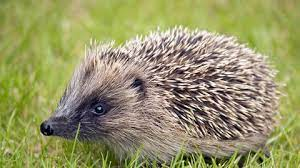
#> input picture Week_10/igel.jpg, 300 x 168 px
$ jupyter execute --allow-errors k-means_clustering.ipynb   (shell and % lines are left out)
#> lines starting #> are read from the running program, lines starting #| are printed output that depends on the picture; long printed decimals are rounded
# k-means Clustering

## Table of contents

[1.) Simple k-means clustering example](#section_1)<br>
[2.) Image segmentation](#section_2)<br>
[3.) 3D point cloud segmentation](#section_3)<br>
[4.) Finding clusters in the apartment data](#section_4)

## Libraries and settings

[cell 1]
# Install opencv-python-headless (neccessary in GitHub Codespaces)

# Libraries
import os
import cv2
import numpy as np
import pandas as pd
import matplotlib.pyplot as plt

from sklearn.cluster import KMeans
from sklearn.datasets import make_blobs
from sklearn.metrics import silhouette_score
from sklearn.preprocessing import StandardScaler

# Ignore warnings
import warnings
warnings.filterwarnings('ignore')

# Current working directory
print('\nCurrent working directory:', os.getcwd())

## 1.) Simple k-means clustering example
<a id='section_1'></a>

### Create the dataset

[cell 2]
# Create data
centers = [[2,1], [-2,2], [-2,-2], [-4,-5], [5,7]]
X, y = make_blobs(n_samples=300,
                  centers=centers,
                  cluster_std=0.8,
                  random_state=42)

# Normalization of the values
X = StandardScaler().fit_transform(X)

# Plot the data
plt.figure(figsize=(6,4))
plt.scatter(X[:,0], X[:,1], s=10, color='darkred')
plt.show()
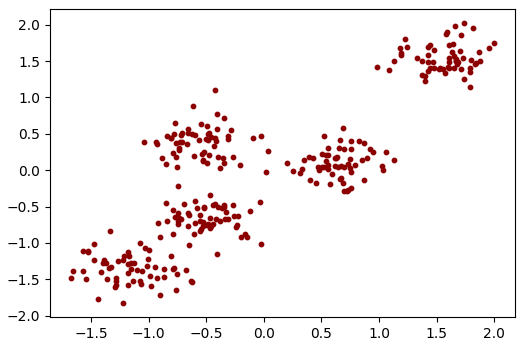
#> figure drawn by matplotlib, 1 panel

### Elbow Method showing the optimal k

[cell 3]
# Sum of squared distances of samples to their closest cluster center
distortions = []

# Range of k's
K = range(1,16,1)

# Loop to find the optimal k
for k in K:
    kmeanModel = KMeans(n_clusters=k)
    kmeanModel.fit(X)
    distortions.append(kmeanModel.inertia_)

# Elbow plot
plt.figure(figsize=(5,3))
plt.plot(K, distortions, 'bx-')
plt.xlabel('k')
plt.ylabel('Distortion')
plt.title('The Elbow Method showing the optimal k')

plt.show()
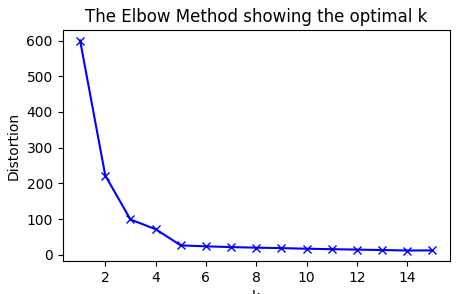
#> figure drawn by matplotlib, 1 panel; curve peaks at x = 1, y = 600

b) 3 ist the optimal value

### Perform k-means clustering

[cell 4]
# Number of clusters
k = 5

# k-means clustering
kmeans = KMeans(n_clusters=k, random_state=42).fit(X)

# Predict the values
y2 = kmeans.predict(X)

# Plot the clusters
plt.figure(figsize=(6,4))
plt.scatter(X[:, 0], X[:, 1], c=y2, s=10)
plt.show()
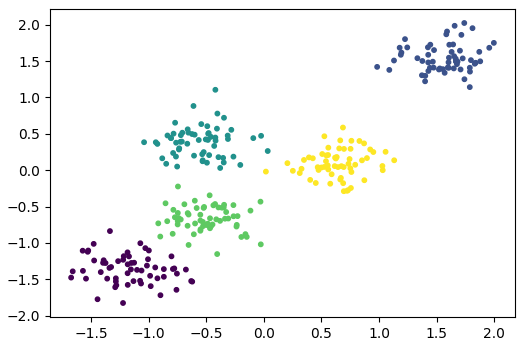
#> figure drawn by matplotlib, 1 panel

### Get and check the converged cluster centroids

[cell 5]
# Print centroids
centroids = kmeans.cluster_centers_
print('Cluster centroids:')
print(centroids, '\n')

# Check the 1st cluster's centroid 'by hand'
clust_00 = X[y2 == 0]
print('The 1st cluster\'s centroid:')
print(f'x = {sum(clust_00[:,0]/len(clust_00[:,0])):.8f}')
print(f'y = {sum(clust_00[:,1]/len(clust_00[:,1])):.8f}')

### Get the inertia or 'within-cluster sum-of-squares (WCSS)' of the k-means model

[cell 6]
print(f'Within-cluster sum-of-squares: {kmeans.inertia_:.4f}')

### Perform Silhouette Analysis
- For examples see:
- https://laid-back-scientist.com/en/k-means
- https://machinelearninggeek.com/evaluating-clustering-methods
- https://medium.com/@favourphilic/how-to-interpret-silhouette-plot-for-k-means-clustering-414e144a17fe

[cell 7]
# Import own module for Silhouette plots
from silhouette import *

# Create Silhouette plots for different k's
# Note: range(2,12,1) provides: [2, 3, 4, 5, 6, 7, 8, 9, 10, 11]
#> (the rest of this cell did not finish here and is left out)

## 2.) Image segmentation
<a id='section_2'></a>

### Read the image

[cell 8]
# Read the image
image = cv2.imread('igel.jpg')
#> image is the input picture: shape (168, 300, 3); mean B, G, R 103.6, 150.2, 151.5

# Change the color to RGB (from BGR)
image = cv2.cvtColor(image, cv2.COLOR_BGR2RGB)

# Plot the image
plt.figure(figsize=(6,8))
plt.imshow(image)

### Reshape the image

[cell 9]
# Reshaping the image into a 2D array of pixels and RGB colors
pixel_vals = image.reshape((-1,3))

# Convert to float
pixel_vals = np.float32(pixel_vals)
pixel_vals

### Elbow method showing the optimal k

[cell 10]
# Sum of squared distances of samples to their closest cluster center
distortions = []

# Range of k's
K = range(2,10,1)

# Loop to find the optimal k
for k in K:
    kmeanModel = KMeans(n_clusters=k)
    kmeanModel.fit(pixel_vals)
    distortions.append(kmeanModel.inertia_)
#> after the loop, distortions = [160923328, 85727056, 63378368, 48039056, 38581956, 33792776, 26770584, 22454256]

# Elbow plot
plt.figure(figsize=(5,3))
plt.plot(K, distortions, 'bx-')
plt.xlabel('k')
plt.ylabel('Distortion')
plt.title('The Elbow method showing the optimal k')

plt.show()
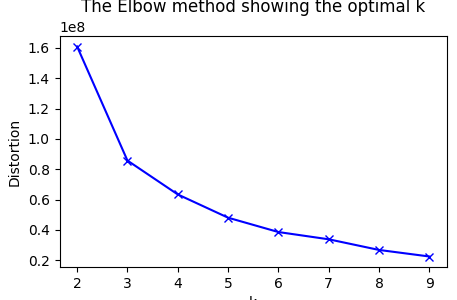
#> figure drawn by matplotlib, 1 panel

### Perform image segmentation

[cell 11]
# Number of clusters
k = 5

# Criteria for the segmentation algorithm to stop running
criteria = (cv2.TERM_CRITERIA_EPS + cv2.TERM_CRITERIA_MAX_ITER, 100, 0.85)

# Perform k-means clustering
retval, labels, centers = cv2.kmeans(pixel_vals,
                                     k,
                                     None,
                                     criteria,
                                     10,
                                     cv2.KMEANS_RANDOM_CENTERS)
#> retval = 48061327.9; centers = [[160.3, 170.3, 85.49], [122.2, 118.2, 82.12], [61.77, 55.37, 45.84], [225.6, 212.7, 199.6], [177.1, 167.1, 141]]

# Print cluster labels
print('Cluster labels:')
print(labels, '\n')
#> (printed output is left out)

# Print cluster centroids
print(f'Centroids of {k} clusters')
print(centers)
#| [[160.331  170.332   85.492 ]
#|  [122.234 118.159  82.116 ]
#|  [ 61.768  55.366  45.843 ]
#|  [225.598  212.681  199.576 ]
#|  [177.146  167.147  141.010 ]]

### Change data types and reshape the segmented data for visualization

[cell 12]
# Convert data into 8-bit values
centers = np.uint8(centers)
#> centers = [[160, 170, 85], [122, 118, 82], [61, 55, 45], [225, 212, 199], [177, 167, 141]]
segmented_data = centers[labels.flatten()]

# Reshape data into the original image dimensions
segmented_image = segmented_data.reshape((image.shape))
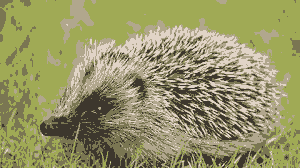
#> segmented_image: shape (168, 300, 3); mean R, G, B 151.2, 149.9, 103.3

# Show result
plt.figure(figsize=(6,8))
plt.imshow(segmented_image)

Image with segmetation = 3

[cell 13]
# Number of clusters (optimal)
k = 3

# Criteria for the segmentation algorithm to stop running
criteria = (cv2.TERM_CRITERIA_EPS + cv2.TERM_CRITERIA_MAX_ITER, 100, 0.85)

# Perform k-means clustering
retval, labels, centers = cv2.kmeans(pixel_vals,
                                     k,
                                     None,
                                     criteria,
                                     10,
                                     cv2.KMEANS_RANDOM_CENTERS)
#> retval = 85731878.1; centers = [[81.28, 75.34, 57.57], [209, 196.5, 180.2], [156.5, 160, 95.26]]

# Print cluster labels
print('Cluster labels:')
print(labels, '\n')
#> (printed output is left out)

# Print cluster centroids
print(f'Centroids of {k} clusters')
print(centers)
#| [[ 81.283  75.343   57.575]
#|  [209.021  196.516  180.1864  ]
#|  [156.494  159.9883    95.256 ]]

# Convert data into 8-bit values
centers = np.uint8(centers)
#> centers = [[81, 75, 57], [209, 196, 180], [156, 159, 95]]
segmented_data = centers[labels.flatten()]

# Reshape data into the original image dimensions
segmented_image = segmented_data.reshape((image.shape))
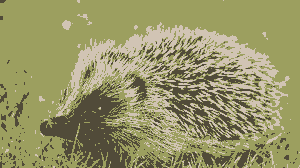
#> segmented_image: shape (168, 300, 3); mean R, G, B 151.1, 149.4, 103.3

# Show result
plt.figure(figsize=(6,8))
plt.imshow(segmented_image)

Image with segmentation = 2

[cell 14]
# Number of clusters
k = 2

# Criteria for the segmentation algorithm to stop running
criteria = (cv2.TERM_CRITERIA_EPS + cv2.TERM_CRITERIA_MAX_ITER, 100, 0.85)

# Perform k-means clustering
retval, labels, centers = cv2.kmeans(pixel_vals,
                                     k,
                                     None,
                                     criteria,
                                     10,
                                     cv2.KMEANS_RANDOM_CENTERS)
#> retval = 160938683; centers = [[95.92, 92.62, 62.53], [173.5, 173, 119.9]]

# Print cluster labels
print('Cluster labels:')
print(labels, '\n')
#> (printed output is left out)

# Print cluster centroids
print(f'Centroids of {k} clusters')
print(centers)
#| [[ 95.917   92.617  62.535]
#|  [173.484  172.951  119.861]]

# Convert data into 8-bit values
centers = np.uint8(centers)
#> centers = [[95, 92, 62], [173, 172, 119]]
segmented_data = centers[labels.flatten()]

# Reshape data into the original image dimensions
segmented_image = segmented_data.reshape((image.shape))
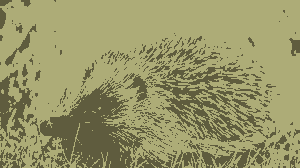
#> segmented_image: shape (168, 300, 3); mean R, G, B 150.9, 149.3, 102.9

# Show result
plt.figure(figsize=(6,8))
plt.imshow(segmented_image)

Image with segmentation = 9

[cell 15]
# Number of clusters
k = 9

# Criteria for the segmentation algorithm to stop running
criteria = (cv2.TERM_CRITERIA_EPS + cv2.TERM_CRITERIA_MAX_ITER, 100, 0.85)

# Perform k-means clustering
retval, labels, centers = cv2.kmeans(pixel_vals,
                                     k,
                                     None,
                                     criteria,
                                     10,
                                     cv2.KMEANS_RANDOM_CENTERS)
#> retval = 22584419.6; centers = [[78.36, 70.99, 59.91], [151.5, 161.8, 76.92], [192.5, 179.6, 161.6], [155.8, 141, 129.8], [38.66, 32.8, 27.09], [232.7, 219.9, 207.5], [121.9, 135.6, 47.24], [173.5, 181.9, 101.4], [118.9, 105.8, 96.57]]

# Print cluster labels
print('Cluster labels:')
print(labels, '\n')
#> (printed output is left out)

# Print cluster centroids
print(f'Centroids of {k} clusters')
print(centers)
#| [[ 78.3601    70.9858    59.908]
#|  [151.481  161.8426    76.922 ]
#|  [192.4707   179.6221   161.593 ]
#|  [155.775  140.970  129.808   ]
#|  [ 38.663  32.799   27.095]
#|  [232.695  219.908  207.4844  ]
#|  [121.914  135.649   47.240]
#|  [173.512  181.902  101.359 ]
#|  [118.878  105.787  96.568 ]]

# Convert data into 8-bit values
centers = np.uint8(centers)
#> centers = [[78, 70, 59], [151, 161, 76], [192, 179, 161], [155, 140, 129], [38, 32, 27], [232, 219, 207], [121, 135, 47], [173, 181, 101], [118, 105, 96]]
segmented_data = centers[labels.flatten()]

# Reshape data into the original image dimensions
segmented_image = segmented_data.reshape((image.shape))
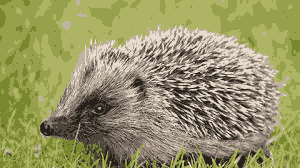
#> segmented_image: shape (168, 300, 3); mean R, G, B 150.9, 149.4, 103

# Show result
plt.figure(figsize=(6,8))
plt.imshow(segmented_image)
